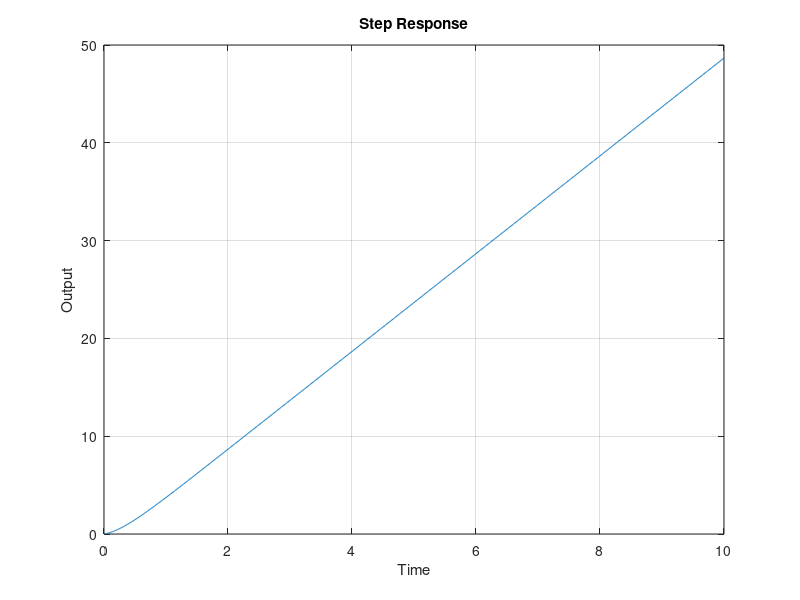

Recreate this plot in MATLAB.
clc;
close all;
clear all;

num = [1 15];
den = [1 3 0];
G = tf(num, den);

% DC gain for each input type
kp = dcgain(G);
ess1 = 1 / (1 + kp); % Steady-state error for step input

G1 = tf(conv(num, [1 0]), den);
kv = dcgain(G1);
ess2 = 1 / kv; % Steady-state error for ramp input

G2 = tf(conv(num, [1 0 0]), den);
ka = dcgain(G2);
ess3 = 1 / ka; % Steady-state error for parabolic input

% Plot step response
t = 0:0.01:10;
[y_step, t_step] = step(G, t);
figure;
plot(t_step, y_step);
xlabel('Time');
ylabel('Output');
title('Step Response');
grid on;

disp(['Steady-State Error for Step Input: ', num2str(ess1)]);
disp(['Steady-State Error for Ramp Input: ', num2str(ess2)]);
disp(['Steady-State Error for Parabolic Input: ', num2str(ess3)]);